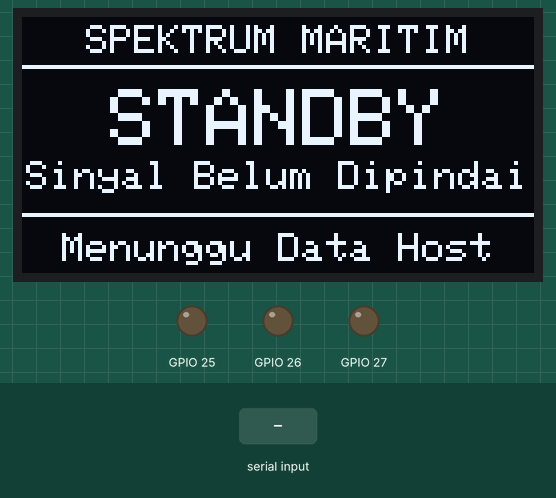
Simulated run of this program. Board: ESP32. On the bench: 128×64 one-colour display, output pins drawn as LEDs (lit = HIGH). Dashed ring = blinking. The inputs (shaded band) are chosen by the test bench. What the program prints to the serial monitor is not drawn.

Above: at 1.4 s.
1.5 s: "PERIODIC\n" received over Serial
At 1.77 s:
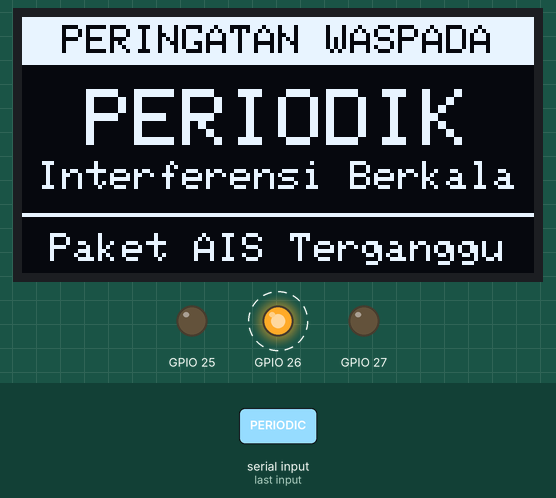
4.5 s: "NORMAL\n" received over Serial
At 5.3 s:
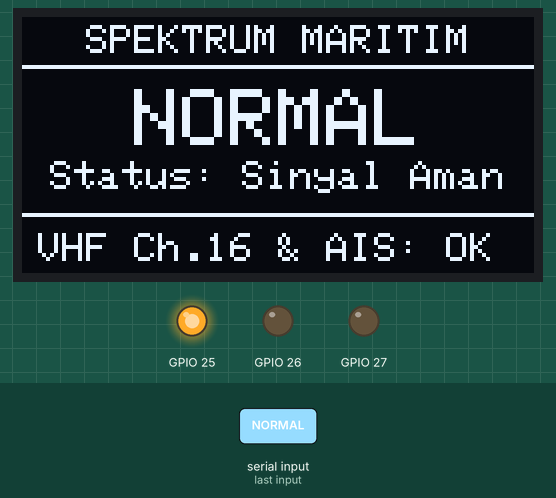
6.0 s: "CONSTANT\n" received over Serial
At 7.2 s:
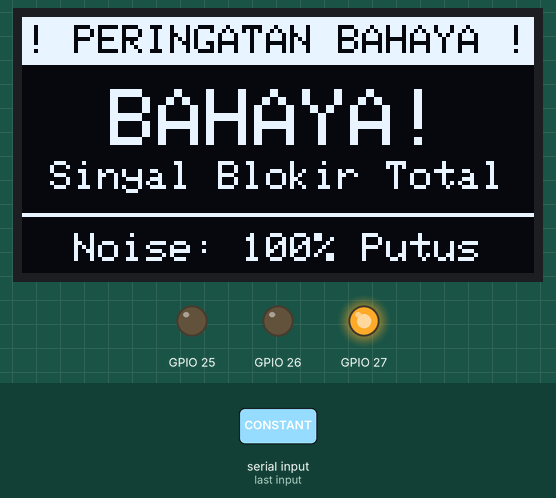
7.5 s: "1\n" received over Serial
At 8.4 s:
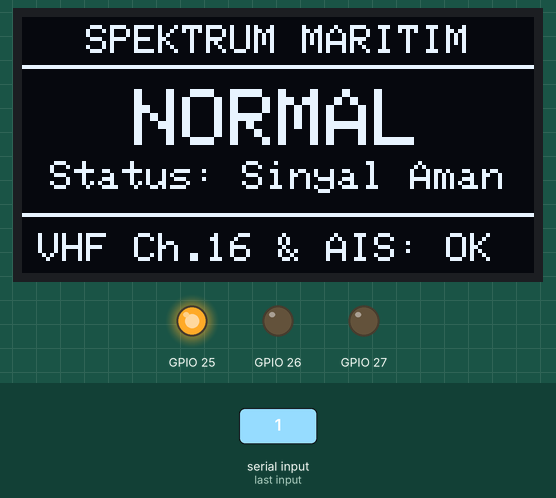
9.0 s: "PERIODIC_JAMMING\n" received over Serial
At 9.28 s:
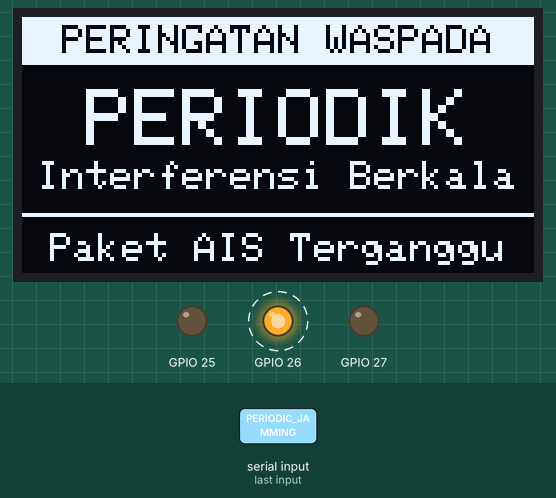
12.0 s: "CONSTANT_JAMMING\n" received over Serial
At 12.7 s:
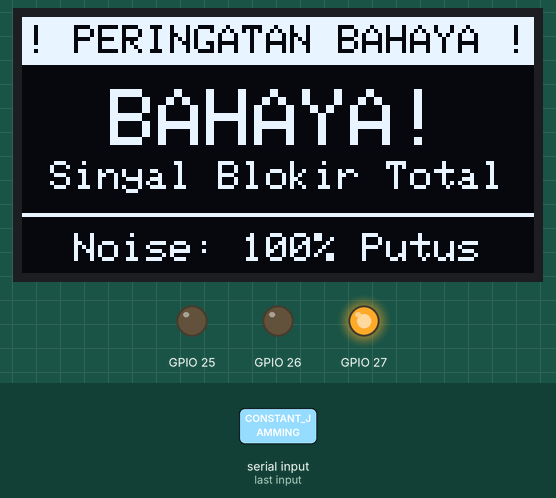
Timing chart, 0 to 23.5 s (numbered marks = the images above; inputs shaded):
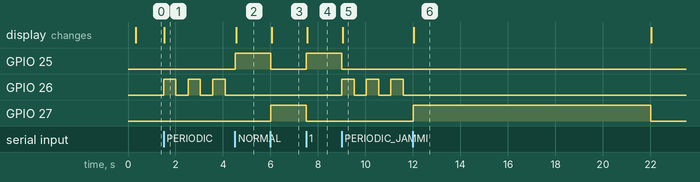

The program:

main.cpp
```cpp
/**
 * @file main.cpp
 * @brief [T-13] System Controller — Orkestrator utama firmware ESP32
 *
 * Proyek  : PBLIF3-MC09 — Visualisasi Status Deteksi Jamming Spektrum Maritim
 * Board   : ESP32 DevKit V1 (esp32doit-devkit-v1)
 *
 * Penanggung Jawab : Galeh Wibisono (NIM: 3312511092)
 *
 * Tanggung jawab modul ini:
 *   - Inisialisasi seluruh hardware (Serial, I2C, OLED, LED)
 *   - Menerima dan memparsing perintah serial UART dari host
 *   - Merutekan state sistem ke class view (Normal, Constant, Standby)
 *   - Mendeteksi timeout serial (>10 detik) → state STANDBY
 *
 * Fitur aktif:
 *   - [T-10] NormalStatus          (Galeh)  ✓
 *   - [T-11] ConstantJammingStatus (Abid)   ✓
 *   - [T-12] PeriodicJammingStatus (Abid)   ✓
 *   - [T-13] Standby (Waiting)     (Galeh)  ✓
 */

#include <Wire.h>
#include <Adafruit_GFX.h>
#include <Adafruit_SSD1306.h>

#include "config.h"
#include "LedController.h"
#include "NormalStatus.h"
#include "ConstantJammingStatus.h"
#include "PeriodicJammingStatus.h"

// ═══════════════════════════════════════════════════════════════════
//  OBJEK GLOBAL
// ═══════════════════════════════════════════════════════════════════

/// Objek display OLED — diinisialisasi sekali, di-share via referensi
Adafruit_SSD1306 display(SCREEN_WIDTH, SCREEN_HEIGHT, &Wire, OLED_RESET);

/// Objek controller LED — abstraksi hardware 3 LED indikator
LedController leds;

/// Objek view — masing-masing menerima referensi display & leds
NormalStatus           normalStatus(display, leds);
ConstantJammingStatus  constantStatus(display, leds);
PeriodicJammingStatus  periodicStatus(display, leds);

// ═══════════════════════════════════════════════════════════════════
//  VARIABEL STATE & TIMING
// ═══════════════════════════════════════════════════════════════════

SystemState   currentState     = STATE_WAITING;  ///< State aktif saat ini
unsigned long lastSerialTime   = 0;              ///< Timestamp data serial terakhir diterima

// ═══════════════════════════════════════════════════════════════════
//  PROTOTIPE FUNGSI
// ═══════════════════════════════════════════════════════════════════

void processSerialCommand(String cmd);
void renderWaitingScreen();
void printHelp();

// ═══════════════════════════════════════════════════════════════════
//  SETUP — INISIALISASI HARDWARE & SUBSISTEM
// ═══════════════════════════════════════════════════════════════════

void setup() {
    // ── Serial UART ──────────────────────────────────────────────
    Serial.begin(SERIAL_BAUD_RATE);
    delay(200);  // Tunggu stabilisasi serial (delay hanya di setup)

    Serial.println();
    Serial.println(F("══════════════════════════════════════════"));
    Serial.println(F("  PBLIF3-MC09 — Jamming Visualizer"));
    Serial.println(F("  Spektrum Maritim — ESP32 DevKit V1"));
    Serial.println(F("══════════════════════════════════════════"));

    // ── I2C & OLED SSD1306 ───────────────────────────────────────
    Wire.begin(OLED_SDA_PIN, OLED_SCL_PIN);

    if (!display.begin(SSD1306_SWITCHCAPVCC, OLED_ADDRESS)) {
        Serial.println(F("[ERROR] OLED SSD1306 gagal inisialisasi!"));
        Serial.println(F("[ERROR] Periksa koneksi I2C (SDA/SCL) dan alamat 0x3C."));
        // Loop selamanya — tanpa OLED, sistem tidak berguna
        while (true) { delay(1000); }
    }
    Serial.println(F("[OK] OLED SSD1306 terdeteksi pada 0x3C"));

    // ── LED Indikator ────────────────────────────────────────────
    leds.begin();
    Serial.println(F("[OK] LED GPIO 25/26/27 siap"));

    // ── State Awal ───────────────────────────────────────────────
    currentState   = STATE_WAITING;
    lastSerialTime = millis();

    Serial.println();
    Serial.println(F("Sistem siap. Ketik HELP untuk daftar perintah."));
    Serial.println(F("──────────────────────────────────────────"));
}

// ═══════════════════════════════════════════════════════════════════
//  LOOP — SIKLUS UTAMA NON-BLOCKING
// ═══════════════════════════════════════════════════════════════════

void loop() {
    // ── Baca & Proses Perintah Serial ────────────────────────────
    if (Serial.available()) {
        String cmd = Serial.readStringUntil('\n');
        cmd.trim();
        if (cmd.length() > 0) {
            lastSerialTime = millis();
            processSerialCommand(cmd);
        }
    }

    // ── Deteksi Timeout Serial → STANDBY [T-13] ─────────────────
    if (currentState != STATE_WAITING) {
        if (millis() - lastSerialTime > SERIAL_TIMEOUT_MS) {
            currentState = STATE_WAITING;
            Serial.println(F("[TIMEOUT] Tidak ada data serial > 10 detik → STANDBY"));
        }
    }

    // ── Routing State → Class View ───────────────────────────────
    switch (currentState) {
        case STATE_NORMAL:
            normalStatus.show();
            break;

        case STATE_CONSTANT_JAMMING:
            constantStatus.show();
            break;

        case STATE_PERIODIC_JAMMING:
            periodicStatus.show();
            break;

        case STATE_WAITING:
        default:
            leds.allOff();
            renderWaitingScreen();
            break;
    }

    // ── Update Timer Blink LED (non-blocking) ────────────────────
    leds.update();
}

// ═══════════════════════════════════════════════════════════════════
//  PARSER PERINTAH SERIAL UART
// ═══════════════════════════════════════════════════════════════════

/**
 * @brief Proses perintah string dari Serial UART.
 *
 * Perintah diproses secara case-insensitive setelah trim().
 * Hanya memproses status Normal dan Constant Jamming, serta bantuan.
 */
void processSerialCommand(String cmd) {
    // Konversi ke uppercase untuk perbandingan case-insensitive
    cmd.toUpperCase();

    Serial.print(F("[CMD] Diterima: "));
    Serial.println(cmd);

    // ── NORMAL / 1 / STATUS:NORMAL ───────────────────────────────
    if (cmd == "NORMAL" || cmd == "1" || cmd == "STATUS:NORMAL") {
        currentState = STATE_NORMAL;
        Serial.println(F("[STATE] → NORMAL (LED Hijau ON)"));
    }
    // ── CONSTANT / CONSTANT_JAMMING / 2 ──────────────────────────
    else if (cmd == "CONSTANT" || cmd == "CONSTANT_JAMMING" || cmd == "2") {
        currentState = STATE_CONSTANT_JAMMING;
        Serial.println(F("[STATE] → CONSTANT JAMMING (LED Merah ON)"));
    }
    // ── PERIODIC / PERIODIC_JAMMING / 3 ──────────────────────────
    else if (cmd == "PERIODIC" || cmd == "PERIODIC_JAMMING" || cmd == "3") {
        currentState = STATE_PERIODIC_JAMMING;
        Serial.println(F("[STATE] → PERIODIC JAMMING (LED Kuning Kedip)"));
    }
    // ── HELP — Cetak Menu Bantuan ────────────────────────────────
    else if (cmd == "HELP") {
        printHelp();
    }
    // ── Perintah Tidak Dikenal ───────────────────────────────────
    else {
        Serial.print(F("[?] Perintah tidak dikenal: "));
        Serial.println(cmd);
        Serial.println(F("    Ketik HELP untuk daftar perintah."));
    }
}

// ═══════════════════════════════════════════════════════════════════
//  RENDER LAYAR STANDBY / MENUNGGU SINYAL [T-13]
// ═══════════════════════════════════════════════════════════════════

/**
 * @brief Tampilkan layar "Standby / Belum Dipindai" pada OLED.
 *
 * Layout sesuai spesifikasi AGENTS.md §5.C.5:
 *   +------------------------------+
 *   |       SPEKTRUM MARITIM       |  <- Header sistem (Y: 2)
 *   | ---------------------------- |  <- Garis pemisah atas (Y: 12)
 *   |                              |
 *   |           STANDBY            |  <- Status teks besar size 2 (Y: 18..34)
 *   |    Sinyal Belum Dipindai     |  <- Subteks keterangan (Y: 36)
 *   | ---------------------------- |  <- Garis pemisah bawah (Y: 49)
 *   |      Menunggu Data Host      |  <- Panduan tindakan operator (Y: 54)
 *   +------------------------------+
 */
void renderWaitingScreen() {
    display.clearDisplay();

    // ── A. Header Sistem (Zona 1 — Y: 2) ────────────────────────
    // "SPEKTRUM MARITIM" centered (16 char × 6px = 96px → X = 16)
    display.setTextSize(1);
    display.setTextColor(SSD1306_WHITE);
    display.setCursor(16, 2);
    display.print(F("SPEKTRUM MARITIM"));

    // ── Garis Pemisah Atas (Y: 12) ──────────────────────────────
    display.drawFastHLine(0, 12, SCREEN_WIDTH, SSD1306_WHITE);

    // ── B. Status Utama (Zona 2 — Y: 18..34) ────────────────────
    // "STANDBY" size 2, centered (7 char × 12px = 84px → X = 22)
    display.setTextSize(2);
    display.setCursor(22, 18);
    display.print(F("STANDBY"));

    // ── C. Subteks Keterangan (Zona 3 — Y: 36) ──────────────────
    // "Sinyal Belum Dipindai" (21 char × 6px = 126px → X = 1)
    display.setTextSize(1);
    display.setCursor(1, 36);
    display.print(F("Sinyal Belum Dipindai"));

    // ── Garis Pemisah Bawah (Y: 49) ─────────────────────────────
    display.drawFastHLine(0, 49, SCREEN_WIDTH, SSD1306_WHITE);

    // ── D. Footer Panduan Operator (Zona 4 — Y: 54) ─────────────
    // "Menunggu Data Host" centered (18 char × 6px = 108px → X = 10)
    display.setCursor(10, 54);
    display.print(F("Menunggu Data Host"));

    // ── Kirim Buffer ke Layar Fisik OLED ─────────────────────────
    display.display();
}

// ═══════════════════════════════════════════════════════════════════
//  CETAK MENU BANTUAN KE SERIAL MONITOR
// ═══════════════════════════════════════════════════════════════════

void printHelp() {
    Serial.println();
    Serial.println(F("===================================================="));
    Serial.println(F(" PILIHAN FITUR STATUS:"));
    Serial.println(F("   [1] NORMAL"));
    Serial.println(F("       -> Status Aman (LED Hijau Solid, OLED: Aman)"));
    Serial.println(F("   [2] CONSTANT JAMMING"));
    Serial.println(F("       -> Status Bahaya (LED Merah Solid, OLED: Bahaya)"));
    Serial.println(F("   [3] PERIODIC JAMMING"));
    Serial.println(F("       -> Status Waspada (LED Kuning Kedip, OLED: Waspada)"));
    Serial.println(F("   * Tidak ada data serial > 10s otomatis kembali ke STANDBY"));
    Serial.println(F("===================================================="));
    Serial.println();
}
```

ConstantJammingStatus.h
```cpp
/**
 * @file ConstantJammingStatus.h
 * @brief [T-11] Class View — Tampilan OLED status Constant Jamming
 *
 * Proyek  : PBLIF3-MC09 — Visualisasi Status Deteksi Jamming Spektrum Maritim
 * Board   : ESP32 DevKit V1
 * Penanggung Jawab : Muhamad Abid Al Mubarok (NIM: 3312511099)
 *
 * Tanggung jawab:
 *   - Menampilkan peringatan bahaya Constant Jamming pada layar OLED
 *   - Mengaktifkan LED Merah secara solid (terus-menerus menyala)
 *   - Mematikan LED Hijau dan LED Kuning
 */

#ifndef CONSTANT_JAMMING_STATUS_H
#define CONSTANT_JAMMING_STATUS_H

#include <Adafruit_SSD1306.h>
#include "LedController.h"

class ConstantJammingStatus {
public:
    /**
     * @brief Constructor — menerima referensi display OLED dan controller LED.
     * @param display  Referensi objek Adafruit_SSD1306 (diinisialisasi di main.cpp)
     * @param leds     Referensi objek LedController (diinisialisasi di main.cpp)
     */
    ConstantJammingStatus(Adafruit_SSD1306 &display, LedController &leds);

    /**
     * @brief Render tampilan peringatan Constant Jamming pada OLED dan nyalakan LED Merah.
     *
     * Dipanggil setiap siklus loop() saat state aktif = STATE_CONSTANT_JAMMING.
     */
    void show();

private:
    Adafruit_SSD1306 &_display;  // Referensi OLED (shared, bukan milik class ini)
    LedController    &_leds;     // Referensi controller LED (shared)
};

#endif // CONSTANT_JAMMING_STATUS_H
```

LedController.h
```cpp
/**
 * @file LedController.h
 * @brief Class Hardware Controller — Pengendali 3x LED Indikator
 *
 * Proyek  : PBLIF3-MC09 — Visualisasi Status Deteksi Jamming Spektrum Maritim
 * Board   : ESP32 DevKit V1 (esp32doit-devkit-v1)
 *
 * Tanggung jawab:
 *   - Abstraksi hardware untuk seluruh LED indikator (Hijau, Kuning, Merah)
 *   - Menyediakan prosedur self-test saat booting [T-09]
 *   - Menyediakan pengaturan LED untuk setiap state sistem:
 *       • Normal [T-10]: LED Hijau solid ON
 *       • Constant Jamming [T-11]: LED Merah solid ON
 *       • Periodic Jamming [T-12]: LED Kuning berkedip ritmis non-blocking
 *   - Semua pin dan interval waktu mengacu pada config.h (Single Source of Truth)
 *
 * ATURAN:
 *   - Hanya class ini yang boleh memanggil digitalWrite() untuk pin LED.
 *   - Tidak boleh ada hardcoding pin atau interval di file ini maupun .cpp-nya.
 *   - Kedipan LED menggunakan millis(), BUKAN delay().
 */

#ifndef LED_CONTROLLER_H
#define LED_CONTROLLER_H

#include <Arduino.h>
#include "config.h"

class LedController {
public:
    /**
     * @brief Constructor default.
     */
    LedController();

    /**
     * @brief Inisialisasi seluruh pin LED sebagai OUTPUT dan matikan semua LED.
     *
     * Wajib dipanggil sekali di setup() sebelum method lain digunakan.
     */
    void begin();

    /**
     * @brief [T-09] Self-test saat boot: seluruh LED menyala serentak,
     *        kemudian padam setelah LED_SELFTEST_DURATION_MS.
     *
     * Menggunakan delay() — HANYA boleh dipanggil di setup(), bukan di loop().
     */
    void selfTest();

    /**
     * @brief [T-10] Atur LED ke kondisi status Normal / Aman.
     *
     * LED Hijau ON (solid), LED Kuning OFF, LED Merah OFF.
     * Menonaktifkan mode blink jika sebelumnya aktif.
     */
    void setNormal();

    /**
     * @brief [T-11] Atur LED ke kondisi status Constant Jamming / Bahaya.
     *
     * LED Merah ON (solid), LED Hijau OFF, LED Kuning OFF.
     * Menonaktifkan mode blink jika sebelumnya aktif.
     */
    void setConstantJamming();

    /**
     * @brief [T-12] Atur LED ke kondisi status Periodic Jamming / Waspada.
     *
     * LED Hijau OFF, LED Merah OFF, LED Kuning masuk mode kedip ritmis.
     * Interval kedip ditentukan oleh PERIODIC_BLINK_INTERVAL di config.h.
     * Wajib memanggil update() di setiap siklus loop() agar kedipan berjalan.
     */
    void setPeriodicJamming();

    /**
     * @brief Matikan seluruh LED dan nonaktifkan mode blink.
     */
    void allOff();

    /**
     * @brief Rutinitas non-blocking untuk menggerakkan kedipan LED Kuning.
     *
     * Wajib dipanggil di setiap siklus loop(). Hanya melakukan toggle pin
     * LED Kuning jika mode blink aktif dan interval waktu sudah tercapai.
     * Aman dipanggil kapan saja — tidak melakukan apa-apa jika blink tidak aktif.
     */
    void update();

private:
    bool          _isBlinkingYellow;   ///< Flag apakah mode kedip kuning sedang aktif
    bool          _yellowState;        ///< Status fisik pin kuning saat kedip (HIGH/LOW)
    unsigned long _lastBlinkTime;      ///< Timestamp millis() terakhir untuk interval blink
};

#endif // LED_CONTROLLER_H
```

NormalStatus.h
```cpp
/**
 * @file NormalStatus.h
 * @brief [T-10] Class View — Tampilan OLED status Normal / Aman
 *
 * Proyek  : PBLIF3-MC09 — Visualisasi Status Deteksi Jamming Spektrum Maritim
 * Board   : ESP32 DevKit V1
 * Penanggung Jawab : Galeh Wibisono (NIM: 3312511092)
 *
 * Tanggung jawab:
 *   - Menampilkan tampilan status "Aman" / Normal pada layar OLED
 *   - Mengaktifkan LED Hijau secara solid (terus-menerus menyala)
 *   - Mematikan LED Kuning dan LED Merah
 */

#ifndef NORMAL_STATUS_H
#define NORMAL_STATUS_H

#include <Adafruit_SSD1306.h>
#include "LedController.h"

class NormalStatus {
public:
    /**
     * @brief Constructor — menerima referensi display OLED dan controller LED.
     * @param display  Referensi objek Adafruit_SSD1306 (diinisialisasi di main.cpp)
     * @param leds     Referensi objek LedController (diinisialisasi di main.cpp)
     */
    NormalStatus(Adafruit_SSD1306 &display, LedController &leds);

    /**
     * @brief Render tampilan status Normal / Aman pada OLED dan nyalakan LED Hijau.
     *
     * Dipanggil setiap siklus loop() saat state aktif = STATE_NORMAL.
     */
    void show();

private:
    Adafruit_SSD1306 &_display;  // Referensi OLED (shared, bukan milik class ini)
    LedController    &_leds;     // Referensi controller LED (shared)
};

#endif // NORMAL_STATUS_H
```

PeriodicJammingStatus.h
```cpp
/**
 * @file PeriodicJammingStatus.h
 * @brief [T-12] Class View — Tampilan OLED status Periodic Jamming
 *
 * Proyek  : PBLIF3-MC09 — Visualisasi Status Deteksi Jamming Spektrum Maritim
 * Board   : ESP32 DevKit V1
 * Penanggung Jawab : Muhamad Abid Al Mubarok (NIM: 3312511099)
 *
 * Tanggung jawab:
 *   - Menampilkan peringatan waspada Periodic Jamming pada layar OLED
 *   - Mengaktifkan LED Kuning berkedip ritmis non-blocking (500 ms)
 *   - Mematikan LED Hijau dan LED Merah
 */

#ifndef PERIODIC_JAMMING_STATUS_H
#define PERIODIC_JAMMING_STATUS_H

#include <Adafruit_SSD1306.h>
#include "LedController.h"

class PeriodicJammingStatus {
public:
    /**
     * @brief Constructor — menerima referensi display OLED dan controller LED.
     * @param display  Referensi objek Adafruit_SSD1306 (diinisialisasi di main.cpp)
     * @param leds     Referensi objek LedController (diinisialisasi di main.cpp)
     */
    PeriodicJammingStatus(Adafruit_SSD1306 &display, LedController &leds);

    /**
     * @brief Render tampilan peringatan Periodic Jamming pada OLED dan aktifkan kedip LED Kuning.
     *
     * Dipanggil setiap siklus loop() saat state aktif = STATE_PERIODIC_JAMMING.
     */
    void show();

private:
    Adafruit_SSD1306 &_display;  // Referensi OLED (shared, bukan milik class ini)
    LedController    &_leds;     // Referensi controller LED (shared)
};

#endif // PERIODIC_JAMMING_STATUS_H
```

Source omitted: ConstantJammingStatus.cpp (4370 bytes), LedController.cpp (4109 bytes), NormalStatus.cpp (4228 bytes), PeriodicJammingStatus.cpp (4414 bytes), config.h (3510 bytes)

Measured:
- after the input at 1.5 s, GPIO 26: alternates HIGH for 0.52 s and LOW for 0.52 s, starting at once; the display: changes at once (image 1)
- after the input at 4.5 s, GPIO 25: LOW → HIGH at once; GPIO 26: stays LOW (without the input it goes to HIGH after 0.10 s); the display: changes after 0.05 s (image 2)
- after the input at 6.0 s, GPIO 25: HIGH → LOW at once; GPIO 27: LOW → HIGH at once; the display: changes after 0.05 s (image 3)
- after the input at 7.5 s, GPIO 25: LOW → HIGH at once; GPIO 27: HIGH → LOW at once; the display: changes at once (image 4)
- after the input at 9.0 s, GPIO 25: HIGH → LOW at once; GPIO 26: alternates HIGH for 0.52 s and LOW for 0.52 s, starting at once; the display: changes at once (image 5)
- after the input at 12.0 s, GPIO 26: stops changing and stays LOW; GPIO 27: LOW → HIGH at once, → LOW 10.0 s later; the display: changes at once (image 6)
